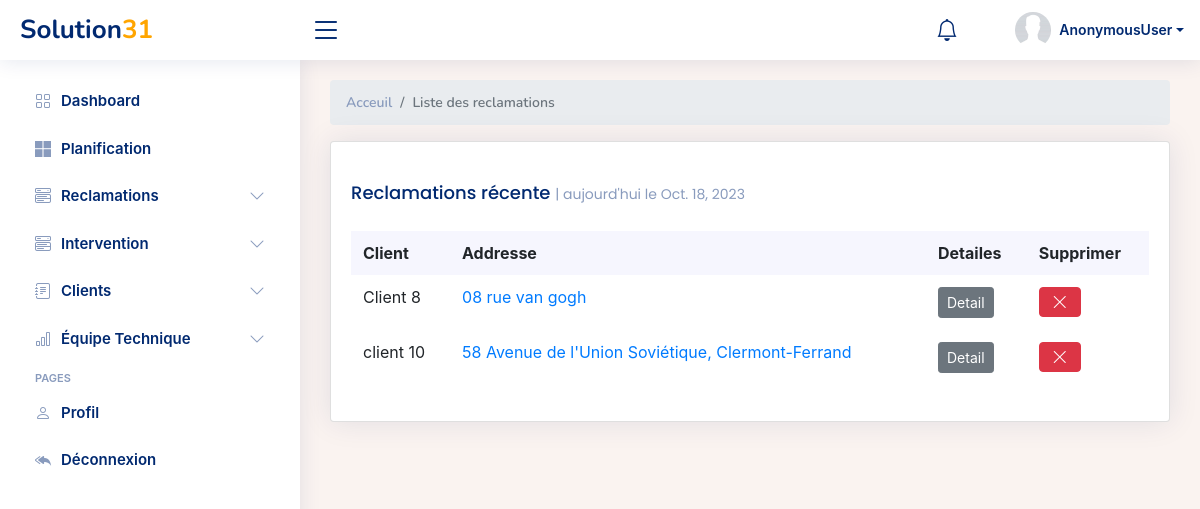
/reclamations/list, run on an earlier commit of the app's database.
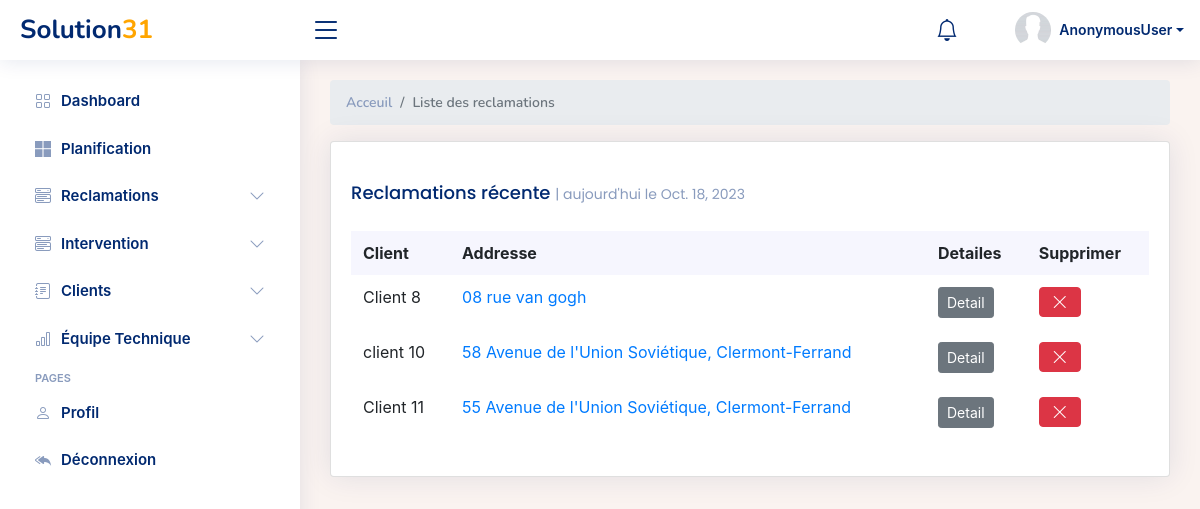
And on a later commit of the database.
### Dashboard/models.py (models this page shows)
class Reclamation(models.Model):
    Date_Ajouté = models.DateTimeField(auto_now_add=True)
    Nom_Client = models.CharField(max_length=100, blank=False, null=False)
    Numéro = models.CharField(max_length=100, blank=False, null=False)
    Address = models.CharField(max_length=100, blank=False, null=False)
    Ville = models.CharField(max_length=100, blank=False, null=False)
    Code_postal = models.IntegerField()
    Details = models.CharField(max_length=500, blank=True, null=True)
    intervention_cree = models.BooleanField(default=False)

### Dashboard/views.py (the view)
# urls.py: path('reclamations/list',list_reclamations ,name='list_reclamations'),
def list_reclamations(request):
    date = datetime.now().date()
    print(date)
    interventions = Intervention.objects.all()
    reclamations = Reclamation.objects.all()
    context={'interventions':interventions ,'reclamations':reclamations, 'date':date}
    return render(request, 'Dashboard/list_reclamation.html',context)

### Dashboard/templates/Dashboard/list_reclamation.html (shortened to what this page needs)
{% extends 'Dashboard/main.html' %}
{% block content %}
    <link href="https://maxcdn.bootstrapcdn.com/bootstrap/4.5.2/css/bootstrap.min.css" rel="stylesheet">
  <main id="main" class="main">
    <div class="pagetitle">
      <nav>
        <ol class="breadcrumb">
          <li class="breadcrumb-item"><a href="index.html">Acceuil</a></li>
          <li class="breadcrumb-item active">Liste des reclamations</li>
        </ol>
      </nav>
    </div>
    <section class="section dashboard">
      <div class="row">
        <div class="col-lg-12">
          <div class="row">
            <div class="col-12">
              <div class="card recent-sales overflow-auto">
                <div class="card-body">
                  <h5 class="card-title">Reclamations récente <span>| aujourd'hui le {{date}}</span></h5>
                  <table class="table table-borderless datatable">
                    <thead>
                      <tr>
                        <th scope="col">Client</th>
                        <th scope="col">Addresse</th>
                        <th scope="col">Detailes</th>
                        <th scope="col">Supprimer</th>
                      </tr>
                    </thead>
                    <tbody>
                    {% for rec in reclamations %}
                      <tr>
                        <td>{{rec.Nom_Client}}</td>
                        <td><a href="#" class="text-primary">{{rec.Address}}</a></td>
                        <td>
                            <button type="button" class="btn btn-secondary btn-sm" data-id="{{ rec.id }}"> Detail
                            </button>
                        </td>
                        <td> <button type="button" class="btn btn-danger"><i class="bi bi-x-lg"></i></button></td>
                      </tr>
                    {% endfor %}
                    </tbody>
                  </table>
                </div>
              </div>
            </div>
          </div>
        </div>
      </div>
    </section>
  </main>
{% endblock content %}

What changed in the data, as far as the page shows it:
added Reclamation: Nom_Client "Client 11", Address "55 Avenue de l'Union Soviétique, Clermont-Ferrand"
